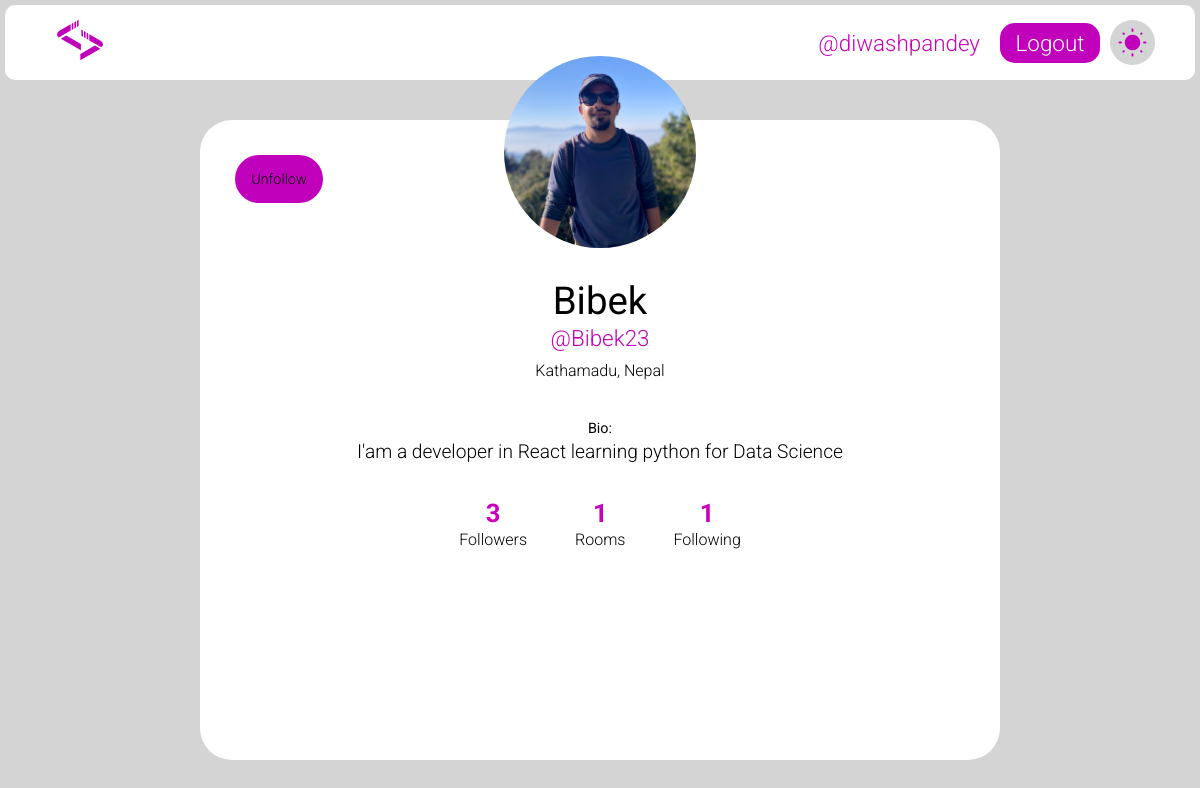
The page /profile/?profile=Bibek23 (signed in) on the database its author committed.
### accounts/models.py (models this page shows, shortened)
class UserAccount(AbstractUser):
    full_name = models.CharField(max_length=100, blank=True, null=True)
    profile_pic = models.ImageField(upload_to="profile_photo/", default="default_profile_photo.jpg")
    location = models.CharField(max_length = 256, blank=True)
    age = models.IntegerField(blank=True,  null=True)
    bio = models.TextField(blank=True, null=True)
    following = models.ManyToManyField('self', blank=True, related_name="followers", symmetrical=False)

### accounts/views.py (the view, shortened to what this page needs)
# urls.py: path('', views.getprofilepage, name='profilepage'),
@login_required(login_url="loginpage")
def getprofilepage(request):
    username = request.GET.get('profile')
    try:
        user = User.objects.get(username=username)
        room_count = user.room_host.all().count()
        followers = user.followers.all()
        followers_count = followers.count()
        following_count = user.following.all().count()
        already_following = False
        if user in request.user.following.all():
            already_following = True
        data = {"user" : user,
                "room_count":room_count,
                "followers":followers_count,
                "following":following_count,
                'already_following': already_following}
        return render(request, 'accounts/profilepage.html', data)
    except User.DoesNotExist:
        return redirect('homepage')

### accounts/templates/accounts/profilepage.html (shortened to what this page needs)
{% extends 'base.html' %}
{% load static %}
{% block stylesheet %}
<link rel="stylesheet" href="{% static 'css/profilepage.css' %}" />
{% endblock %}
{% block content %}
{% include 'header.html' %}
<main class="profile-page">
  <div class="content">
    <div class="content__cover">
      <div class="content__avatar">
        <img src="/media/{{user.profile_pic}}" alt="Profile_Pic"></img>
      </div>
    </div>
    <div class="content__actions">
      {% if not request.user == user %}
      <form method="post">
        <button class="button"
        {% if not request.user.username == user.username %}
        type="submit" name="commit" value="{% if already_following %} unfollow {{user.username}}{% else %}follow {{user.username}}{% endif %}"
        {% endif %}>
          {% if already_following %}
          Unfollow
          {% else %}
          Follow
          {% endif %}
        </button></form>
        {% endif %}
    </div>
    <div class="content__title">
      <h1>{{ user.full_name }}</h1>
      <h3>@{{ user.username }}</h3>
      <span>{{ user.location}}</span>
    </div>
    <div class="content__description">
      <p style="font-weight: 400; font-size: 0.9em;">Bio:</p>
      <p>{{ user.bio }}</p>
    </div>
    <ul class="content__list">
      <li><span class="numbers">{{followers}}</span>Followers</li>
      <li><a href="/?search={{ user.username }}"><span class="numbers">{{room_count}}</span>Rooms</a></li>
      <li><span class="numbers">{{following}}</span>Following</li>
    </ul>
  </div>
</main>
{% endblock %}

### templates/header.html (shortened to what this page needs)
{% load static %}
<header>
  <nav>
    <a href="/">
      <img
        src="{% static 'equipments/ConnectCodes_LOGO.svg' %}"
        alt="LOGO"
        height="50px"/>
    </a>
    <div class="profile_box">
      {% if request.user.is_authenticated %}
        <a href="{% url 'profilepage'%}?profile={{ request.user.username }}" class="username">@{{ request.user.username }}</a>
        <a href="{% url 'logoutuser' %}" class="logout_button">Logout</a>
        {% else %}
        <a href="{% url 'loginpage' %}" class="logout_button">Login</a>
        {% endif %}
        <label for="theme_selection" class="theme_box">
          <img src="{% static 'equipments/website_icons/homepage/sun.svg' %}" alt="Sun Icon" class="sun active">
        </label>
    </div>
  </nav>
</header>

### static/css/base.css (style rules this page uses)
:root { --background-theme:#d4d4d4; --navbar-background:#d7d7d7; --searchbox-background: #e5e5e5; --searchbox-text: #d0d0d0; --theme-text:#000000; --button-background:#c100bb; --username-text:#ca00bd; --mainboxes-background: #ffffff; --box-innertext: #ffffff; }
* { margin:0px; padding:0px; box-sizing: border-box; font-family: "Roboto", sans-serif; font-weight: 300; color: var(--theme-text); }
body { height:100vh; width:100vw; max-height:100vh; max-width:100vw; padding:5px; color:var(--theme-text); background-color: var(--background-theme); }

### static/css/header.css (style rules this page uses)
header { min-height:60px; width:100vw; margin: auto; position: fixed; padding:5px; top:0px; left: 0px; z-index: 50; }
nav { height:100%; padding:0 40px; display:flex; justify-content: space-between; align-items: center; background-color: var(--mainboxes-background); border-radius: 10px; }
nav a { color:var(--theme-text); font-size: 1.4em; margin:10px; text-decoration: none; }
.username { color:var(--username-text); }
.profile_box { display: flex; align-items: center; }
.profile_box>.logout_button { display: inline-flex; justify-content: center; align-items: center; height:40px; width:100px; border-radius: 15px; background-color: var(--button-background); color:var(--box-innertext); }
.theme_box { position:relative; height:45px; width:45px; display:flex; justify-content: center; align-items: center; background-color: var(--background-theme); border-radius: 50%; }
.theme_box>img { height:70%; width:70%; position:absolute; transform:scale(0) rotateZ(0); transition: transform 0.3s ease }
.theme_box>.active { transform:scale(1) rotateZ(360deg); }

### static/css/profilepage.css (style rules this page uses)
.profile-page { display: flex; height: calc(100vh - 10px); padding-top: 5rem; }
.profile-page .content { max-width: 800px; width: 100%; padding: 2rem; margin: auto; height: 80vh; display: flex; flex-direction: column; position: relative; background: var(--mainboxes-background); border-radius: 2rem; z-index:50; }
.profile-page .content__cover { position: relative; background: linear-gradient(150deg, #1d8cf8 20%, #3358f4 100%); }
.profile-page .content__avatar { height:12rem; width: 12rem; position: absolute; bottom: 0; left: 50%; z-index: 2; transform: translate(-50%, 50%); border-radius: 50%; }
.content__avatar>img { height:100%; width:100%; border-radius: inherit; object-fit: cover; object-position: center center; }
.profile-page .content__actions { display: flex; justify-content: space-between; padding: 0.2rem; }
.profile-page .content__actions .button { display: flex; flex-flow: row nowrap; align-items: center; justify-content: center; height: 3rem; padding: 0.2rem 1rem; border-radius: 2rem; text-decoration: none; font-size: 0.9rem; background-color: var(--button-background); border:none; }
.profile-page .content__title { margin-top: 4.5rem; text-align: center; order: 1; }
.profile-page .content__title h1 { margin-bottom: 0.1rem; font-size: 2.4rem; font-weight: 400; }
.profile-page .content__title h3 { margin-bottom: 10px; font-size: 1.4rem; color: var(--button-background); }
.profile-page .content__title span { font-size: 1rem; }
.profile-page .content__description { margin-top: 2.5rem; text-align: center; order: 2; }
.profile-page .content__description p { margin-bottom: 0.2rem; font-size: 1.2rem; }
.profile-page .content__list { display: flex; justify-content: center; margin-top: 2rem; list-style-type: none; order: 3; }
.profile-page .content__list li { padding: 0 1.5rem; text-align: center; font-size: 1rem; }
.profile-page .content__list li a { text-decoration: none; }
.profile-page .content__list li span { display: block; margin-bottom: 0.1rem; font-weight: bold; font-size: 1.6rem; }
.profile-page .content__list li .numbers { color: var(--username-text); }

### rows shown on the page
UserAccount: user.username "diwashpandey"
UserAccount: profile_pic (picture), full_name "Bibek", username "Bibek23", location "Kathamadu, Nepal", bio "I'am a developer in React learning python for Data Science"

### other values the page prints
{{ followers }} "3"
{{ room_count }} "1"
{{ following }} "1"
